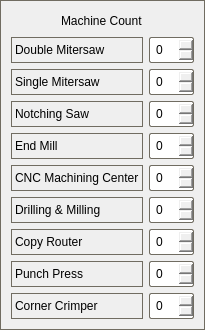
                   <widget class="QWidget" name="widget_9" native="true">
                    <property name="styleSheet">
                     <string notr="true">QSpinBox{
border:1px solid #706c61;
padding:4px;
border-radius: 2px;


}
QSpinBox:focus{

 border: 1px solid #706c61;
            background-color: #fff;

}

QWidget{
border:1px solid #706c61;

}</string>
                    </property>
                    <layout class="QVBoxLayout" name="verticalLayout_15">
                     <item>
                      <layout class="QHBoxLayout" name="horizontalLayout_39" stretch="0,2,0">
                       <item>
                        <spacer name="horizontalSpacer_7">
                         <property name="orientation">
                          <enum>Qt::Horizontal</enum>
                         </property>
                         <property name="sizeHint" stdset="0">
                          <size>
                           <width>28</width>
                           <height>20</height>
                          </size>
                         </property>
                        </spacer>
                       </item>
                       <item alignment="Qt::AlignHCenter">
                        <widget class="QLabel" name="label_30">
                         <property name="styleSheet">
                          <string notr="true">border:none;</string>
                         </property>
                         <property name="text">
                          <string>Machine Count</string>
                         </property>
                        </widget>
                       </item>
                       <item>
                        <spacer name="horizontalSpacer_9">
                         <property name="orientation">
                          <enum>Qt::Horizontal</enum>
                         </property>
                         <property name="sizeHint" stdset="0">
                          <size>
                           <width>28</width>
                           <height>20</height>
                          </size>
                         </property>
                        </spacer>
                       </item>
                      </layout>
                     </item>
                     <item>
                      <layout class="QHBoxLayout" name="horizontalLayout_28" stretch="2,0">
                       <item>
                        <widget class="QLabel" name="label_5">
                         <property name="text">
                          <string>Double Mitersaw</string>
                         </property>
                        </widget>
                       </item>
                       <item>
                        <widget class="QSpinBox" name="spinBox">
                         <property name="maximum">
                          <number>10</number>
                         </property>
                        </widget>
                       </item>
                      </layout>
                     </item>
                     <item>
                      <layout class="QHBoxLayout" name="horizontalLayout_40" stretch="2,0">
                       <item>
                        <widget class="QLabel" name="label_31">
                         <property name="text">
                          <string>Single Mitersaw</string>
                         </property>
                        </widget>
                       </item>
                       <item>
                        <widget class="QSpinBox" name="spinBox_9">
                         <property name="maximum">
                          <number>10</number>
                         </property>
                        </widget>
                       </item>
                      </layout>
                     </item>
                     <item>
                      <layout class="QHBoxLayout" name="horizontalLayout_29" stretch="2,0">
                       <item>
                        <widget class="QLabel" name="label_6">
                         <property name="text">
                          <string>Notching Saw</string>
                         </property>
                        </widget>
                       </item>
                       <item>
                        <widget class="QSpinBox" name="spinBox_2">
                         <property name="maximum">
                          <number>10</number>
                         </property>
                        </widget>
                       </item>
                      </layout>
                     </item>
                     <item>
                      <layout class="QHBoxLayout" name="horizontalLayout_30" stretch="2,0">
                       <item>
                        <widget class="QLabel" name="label_7">
                         <property name="text">
                          <string>End Mill</string>
                         </property>
                        </widget>
                       </item>
                       <item>
                        <widget class="QSpinBox" name="spinBox_3">
                         <property name="maximum">
                          <number>10</number>
                         </property>
                        </widget>
                       </item>
                      </layout>
                     </item>
                     <item>
                      <layout class="QHBoxLayout" name="horizontalLayout_31" stretch="2,0">
                       <item>
                        <widget class="QLabel" name="label_8">
                         <property name="text">
                          <string>CNC Machining Center</string>
                         </property>
                        </widget>
                       </item>
                       <item>
                        <widget class="QSpinBox" name="spinBox_4">
                         <property name="maximum">
                          <number>10</number>
                         </property>
                        </widget>
                       </item>
                      </layout>
                     </item>
                     <item>
                      <layout class="QHBoxLayout" name="horizontalLayout_35" stretch="2,0">
                       <item>
                        <widget class="QLabel" name="label_26">
                         <property name="text">
                          <string>Drilling &amp; Milling</string>
                         </property>
                        </widget>
                       </item>
                       <item>
                        <widget class="QSpinBox" name="spinBox_5">
                         <property name="maximum">
                          <number>10</number>
                         </property>
                        </widget>
                       </item>
                      </layout>
                     </item>
                     <item>
                      <layout class="QHBoxLayout" name="horizontalLayout_36" stretch="2,0">
                       <item>
                        <widget class="QLabel" name="label_27">
                         <property name="text">
                          <string>Copy Router</string>
                         </property>
                        </widget>
                       </item>
                       <item>
                        <widget class="QSpinBox" name="spinBox_6">
                         <property name="maximum">
                          <number>10</number>
                         </property>
                        </widget>
                       </item>
                      </layout>
                     </item>
                     <item>
                      <layout class="QHBoxLayout" name="horizontalLayout_37" stretch="2,0">
                       <item>
                        <widget class="QLabel" name="label_28">
                         <property name="text">
                          <string>Punch Press</string>
                         </property>
                        </widget>
                       </item>
                       <item>
                        <widget class="QSpinBox" name="spinBox_7">
                         <property name="maximum">
                          <number>10</number>
                         </property>
                        </widget>
                       </item>
                      </layout>
                     </item>
                     <item>
                      <layout class="QHBoxLayout" name="horizontalLayout_38" stretch="2,0">
                       <item>
                        <widget class="QLabel" name="label_29">
                         <property name="text">
                          <string>Corner Crimper</string>
                         </property>
                        </widget>
                       </item>
                       <item>
                        <widget class="QSpinBox" name="spinBox_8">
                         <property name="maximum">
                          <number>10</number>
                         </property>
                        </widget>
                       </item>
                      </layout>
                     </item>
                    </layout>
                   </widget>
